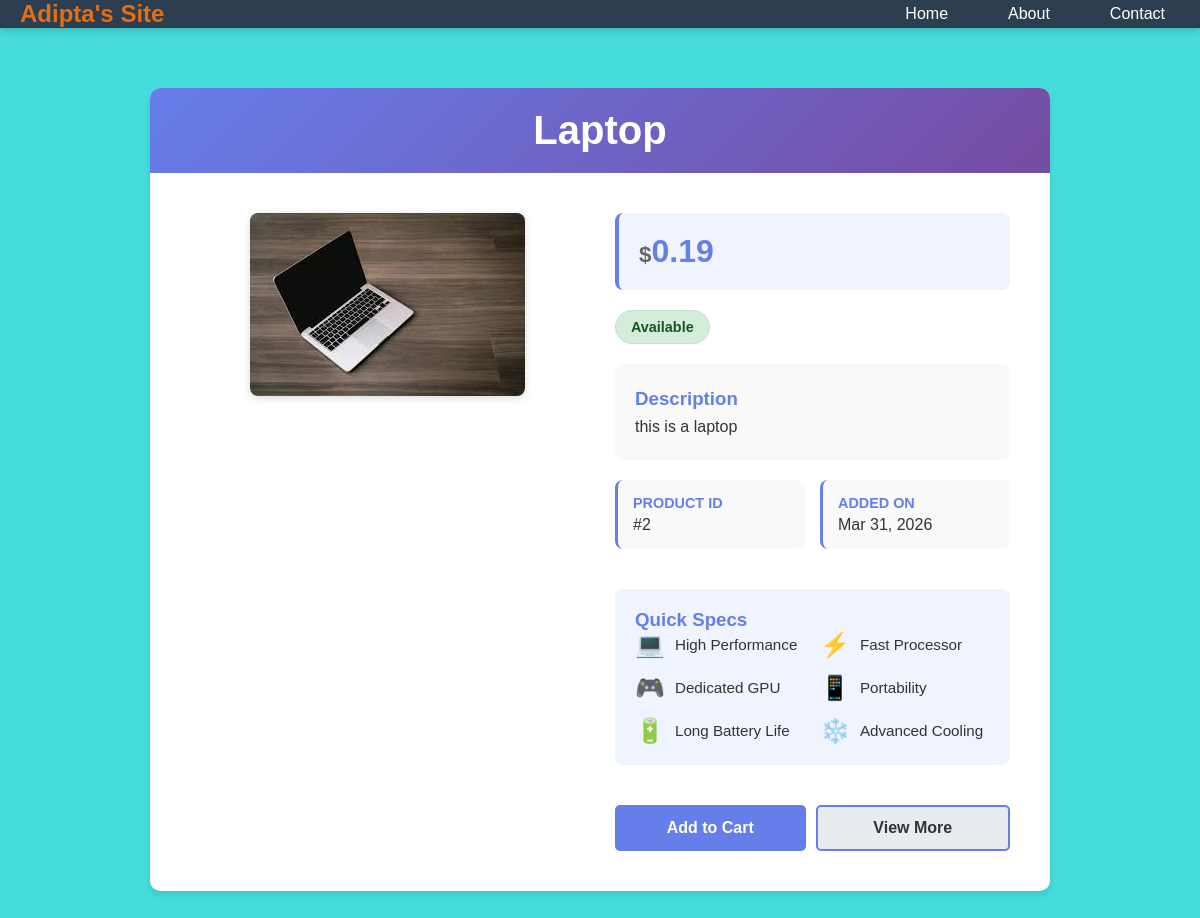
Page /newApp/product/2/ on the committed database.
### newApp/models.py (models this page shows, shortened)
class Product(models.Model):
    PRODUCT_STATUS = (
        ('available', 'Available'),
        ('unavailable', 'Unavailable'),
        ('out_of_stock', 'Out of Stock'),
        ('discontinued', 'Discontinued'),
    )
    name = models.CharField(max_length=100)
    price = models.DecimalField(max_digits=10, decimal_places=2)
    image = models.ImageField(upload_to='products/')
    description = models.TextField()
    created_at = models.DateTimeField(default=timezone.now)
    status = models.CharField(max_length=20, choices=PRODUCT_STATUS, default='available')

### newApp/views.py (the view)
# urls.py: path('product/<int:product_id>/', views.product_detail, name='product_detail'),
def product_detail(request, product_id):
    product = get_object_or_404(Product, id=product_id)
    return render(request, 'newApp/product.html', {'product': product})

### newApp/templates/newApp/product.html (shortened to what this page needs)
{% extends 'website/layout.html' %}
{% load static %}
{% block content %}
<div class="product-container">
    <div class="product-header">
        <h1>{{ product.name }}</h1>
    </div>
    <div class="product-content">
        <div class="product-image">
            {% if product.image %}
                <img src="{{ product.image.url }}" alt="{{ product.name }}">
            {% else %}
                <img src="https://via.placeholder.com/400x300?text=No+Image" alt="No product image">
            {% endif %}
        </div>
        <div class="product-details">
            <div class="price-section">
                <p class="price">
                    <span class="currency">$</span>{{ product.price }}
                </p>
            </div>
            <div>
                <span class="status-badge status-{{ product.status }}">
                    {{ product.get_status_display }}
                </span>
            </div>
            <div class="description-section">
                <h3>Description</h3>
                <p>{{ product.description }}</p>
            </div>
            <div class="meta-info">
                <div class="meta-item">
                    <div class="meta-label">Product ID</div>
                    <div class="meta-value">#{{ product.id }}</div>
                </div>
                <div class="meta-item">
                    <div class="meta-label">Added On</div>
                    <div class="meta-value">{{ product.created_at|date:"M d, Y" }}</div>
                </div>
            </div>
            <div class="product-specs">
                <h3>Quick Specs</h3>
                <div class="specs-grid">
                    <div class="spec-item">
                        <span class="spec-icon">💻</span>
                        <span class="spec-text">High Performance</span>
                    </div>
                    <div class="spec-item">
                        <span class="spec-icon">⚡</span>
                        <span class="spec-text">Fast Processor</span>
                    </div>
                    <div class="spec-item">
                        <span class="spec-icon">🎮</span>
                        <span class="spec-text">Dedicated GPU</span>
                    </div>
                    <div class="spec-item">
                        <span class="spec-icon">📱</span>
                        <span class="spec-text">Portability</span>
                    </div>
                    <div class="spec-item">
                        <span class="spec-icon">🔋</span>
                        <span class="spec-text">Long Battery Life</span>
                    </div>
                    <div class="spec-item">
                        <span class="spec-icon">❄️</span>
                        <span class="spec-text">Advanced Cooling</span>
                    </div>
                </div>
            </div>
            <div class="action-buttons">
                <button class="btn btn-primary">Add to Cart</button>
                <button class="btn btn-secondary">View More</button>
            </div>
        </div>
    </div>
</div>
{% endblock %}

### static/style.css (style rules this page uses)
* { margin: 0; padding: 0; box-sizing: border-box; }
body { background-color: #45dcdc; font-family: Arial, sans-serif; }
h1 { color: #e26e16; text-align: center; }
.status-available { background-color: #4CAF50; color: white; padding: 5px 10px; border-radius: 4px; font-size: 12px; }

### newApp/templates/newApp/product.html (style rules this page uses)
.product-container { max-width: 900px; margin: 40px auto; background-color: white; border-radius: 10px; box-shadow: 0 4px 6px rgba(0, 0, 0, 0.1); overflow: hidden; }
.product-header { background: linear-gradient(135deg, #667eea 0%, #764ba2 100%); color: white; padding: 20px; text-align: center; }
.product-header h1 { color: white; margin: 0; font-size: 2.5em; }
.product-content { display: grid; grid-template-columns: 1fr 1fr; gap: 30px; padding: 40px; align-items: start; }
.product-image { text-align: center; }
.product-image img { max-width: 100%; height: auto; border-radius: 8px; box-shadow: 0 2px 8px rgba(0, 0, 0, 0.15); }
.product-details { display: flex; flex-direction: column; gap: 20px; }
.price-section { background-color: #f0f4ff; padding: 20px; border-radius: 8px; border-left: 4px solid #667eea; }
.price { font-size: 2em; font-weight: bold; color: #667eea; margin: 0; }
.currency { font-size: 0.7em; color: #666; }
.status-badge { display: inline-block; padding: 8px 15px; border-radius: 20px; font-weight: bold; font-size: 0.9em; width: fit-content; }
.status-available { background-color: #d4edda; color: #155724; border: 1px solid #c3e6cb; }
.description-section { background-color: #f9f9f9; padding: 20px; border-radius: 8px; line-height: 1.6; color: #333; }
.description-section h3 { margin-top: 0; color: #667eea; }
.description-section p { margin: 0; }
.meta-info { display: grid; grid-template-columns: 1fr 1fr; gap: 15px; }
.meta-item { background-color: #f9f9f9; padding: 15px; border-radius: 8px; border-left: 3px solid #667eea; }
.meta-label { font-weight: bold; color: #667eea; font-size: 0.9em; text-transform: uppercase; margin-bottom: 5px; }
.meta-value { color: #333; font-size: 1em; }
.action-buttons { display: flex; gap: 10px; margin-top: 20px; }
.btn { flex: 1; padding: 12px 20px; border: none; border-radius: 5px; font-size: 1em; font-weight: bold; cursor: pointer; transition: all 0.3s ease; }
.btn-primary { background-color: #667eea; color: white; }
.btn-secondary { background-color: #e9ecef; color: #333; border: 2px solid #667eea; }
.product-specs { background-color: #f0f4ff; padding: 20px; border-radius: 8px; margin-top: 20px; }
.product-specs h3 { color: #667eea; margin-top: 0; }
.specs-grid { display: grid; grid-template-columns: 1fr 1fr; gap: 15px; }
.spec-item { display: flex; align-items: center; gap: 10px; }
.spec-icon { font-size: 1.5em; }
.spec-text { font-size: 0.95em; color: #333; }

### rows in the picture
Product: name "Laptop", image (picture), price "0.19", status "Available", description "this is a laptop", id "2", created_at "Mar 31, 2026"
